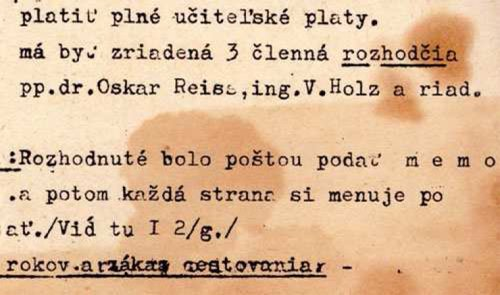
#> input picture pre-processing(adaptive thresholding)/katta/test/degrad1.jpg, 500 x 295 px; its folder holds only this picture in this run
$ python katta2.py
#> lines starting #> are read from the running program, lines starting #| are printed output that depends on the picture; after the words box and inside, x2 and y2 are one past the last pixel; in counts of white or black regions, pixels touching at a corner belong together
### pre-processing(adaptive thresholding)/katta/katta1.py
import numpy as np
import cv2
from matplotlib import pyplot as plt
from PIL import ImageEnhance, Image


def clean(filename):
#> called with filename = 'degrad1.jpg'
    path = "test/" + filename
#    print(path)
    image = Image.open(path)
#> image is the input picture: PIL image 500x295 RGB; mean R, G, B 220.3, 185.9, 152.7

    enhancer = ImageEnhance.Sharpness(image)
    # for i in range(8):
    factor = 15
    enhancer.enhance(factor).save("check.png")
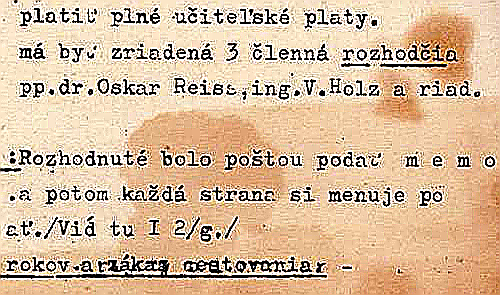
#> saved as check.png: PIL image 500x295 RGB; mean R, G, B 215.4, 188.2, 158.6

    # load original image

    img = cv2.imread('check.png')
    #img = cv2.medianBlur(img, 5)
    print ('type of img',type(img))
#| type of img <class 'numpy.ndarray'>

    fgbg = cv2.createBackgroundSubtractorMOG2()
    fgmask = fgbg.apply(img)
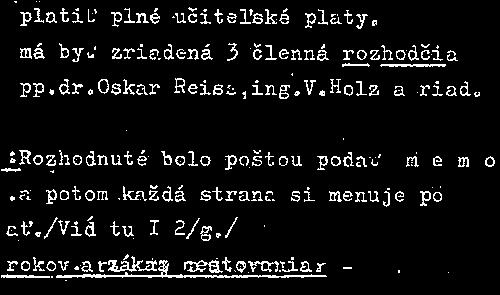
#> fgmask: shape (295, 500); values 127 (black) and 255 (white), 7.3% white in thin lines or dots
    img = fgmask

    # global thresholding
    ret1, th1 = cv2.threshold(img, 127, 255, cv2.THRESH_BINARY_INV)
#> th1: shape (295, 500); 92.7% white; black in thin lines or dots
#    print(ret1)
#   print(th1)


    cv2.imwrite("test_cleaned/" + filename, th1)
    katta = cv2.imread("test_cleaned/" + filename)
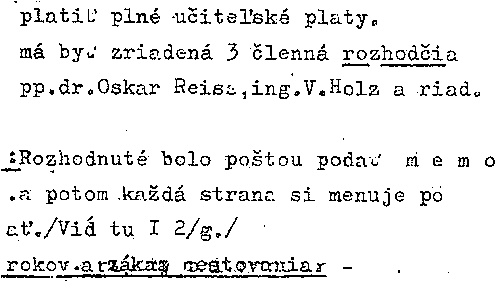
#> katta: shape (295, 500, 3); min 0, max 255, mean 236.3
    cv2.imshow("Global", katta)
    cv2.waitKey(1)

### pre-processing(adaptive thresholding)/katta/katta3.py
import cv2
import matplotlib.pyplot as plt


def main(filename):
    #   path = "D:\\Youtube Code\\Python\\Python OpenCV3\\Python-OpenCV3\\Dataset\\"
    #   imgpath1 =  path + ""

#> called with filename = 'degrad1.jpg'
    path = "test/" + filename
    #    print(path)
    #    image = Image.open(path)
    img = cv2.imread(path, 0)
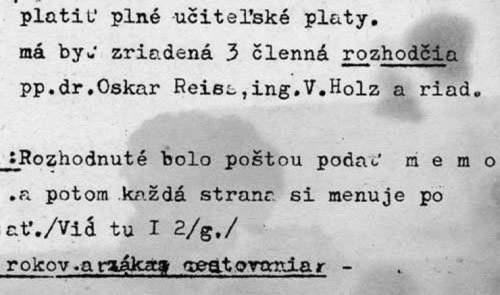
#> img: shape (295, 500); min 0, max 255, mean 192.4

    #    img = cv2.cvtColor(img, cv2.COLOR_BGR2RGB)

    block_size = 33
    constant = 2
    th1 = cv2.adaptiveThreshold(img, 255, cv2.ADAPTIVE_THRESH_MEAN_C, cv2.THRESH_BINARY, block_size, constant)
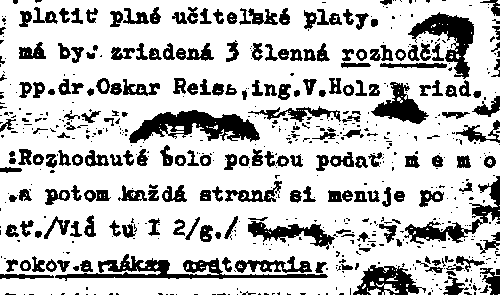
#> th1: shape (295, 500); 76.9% white; 638 black regions (423 under 20 px), largest, box (x1, y1, x2, y2) and area: (129, 110, 260, 143) 2294, (55, 254, 328, 281) 2027, (408, 12, 474, 79) 1642
    th2 = cv2.adaptiveThreshold(img, 255, cv2.ADAPTIVE_THRESH_GAUSSIAN_C, cv2.THRESH_BINARY, block_size, constant)
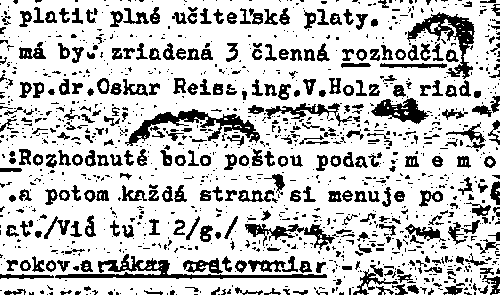
#> th2: shape (295, 500); 77.1% white; 1238 black regions (909 under 20 px), largest, box (x1, y1, x2, y2) and area: (55, 254, 327, 279) 1531, (125, 109, 260, 146) 1453, (407, 12, 475, 79) 1298

    output = [img, th1, th2]

    titles = ['Original', 'Mean Adaptive', 'Gaussian Adaptive']

    for i in range(3):
        plt.subplot(1, 3, i + 1)
        plt.imshow(output[i], cmap='gray')
        plt.title(titles[i])
        plt.xticks([])
        plt.yticks([])
        cv2.imwrite('test_cleaned/'+titles[i]+'_'+filename,output[i])

    plt.show()

### pre-processing(adaptive thresholding)/katta/katta2.py
import os
import katta1
import katta3
import cv2

for filename in os.listdir("test"):
    katta1.clean(filename)
    katta3.main(filename)


cv2.destroyAllWindows()
